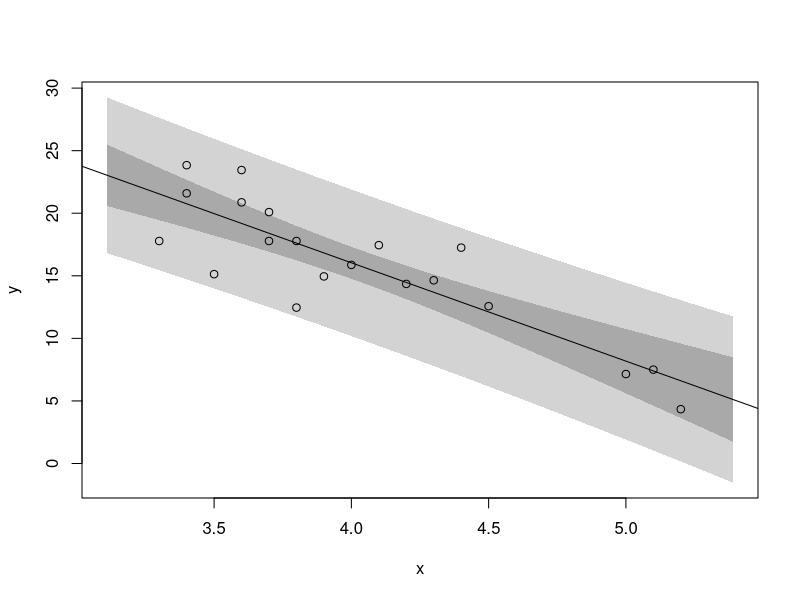

This chart was generated by the following R code:

## ST512
## Author: Prof Ryan Martin (www4.stat.ncsu.edu/~rmartin)
## R code to plot and compare confidence & prediction intervals

pi.ci.plot <- function(x, y) {
  
  rng <- diff(range(x))
  xmin <- min(x) - 0.1 * rng
  xmax <- max(x) + 0.1 * rng
  xx <- seq(xmin, xmax, length=100)
  new <- data.frame(x=xx)
  out <- lm(y ~ x)
  p.int <- predict(out, new, interval="pred")
  c.int <- predict(out, new, interval="conf")
  ylim <- range(c(p.int[,2:3]))
  plot(0, 0, type="n", xlim=c(xmin, xmax), ylim=ylim, xlab="x", ylab="y")
  polygon(c(xx, rev(xx)), c(p.int[,2], rev(p.int[,3])), col="lightgray", border=NA)
  polygon(c(xx, rev(xx)), c(c.int[,2], rev(c.int[,3])), col="darkgray", border=NA)
  points(x, y)
  abline(out)
  
}

# Example 11.4 in Ott & Longnecker 

x <- c(3.3, 3.4, 3.4, 3.5, 3.6, 3.6, 3.7, 3.7, 3.8, 3.8, 3.9, 4.0, 4.1, 4.2, 4.3, 
       4.4, 4.5, 5.0, 5.1, 5.2)
y <- c(17.78, 21.59, 23.84, 15.13, 23.45, 20.87, 17.78, 20.09, 17.78, 12.46, 14.95, 
       15.87, 17.45, 14.35, 14.64, 17.25, 12.57, 7.15, 7.50, 4.34)
out <- lm(y ~ x)
pi.ci.plot(x, y)

